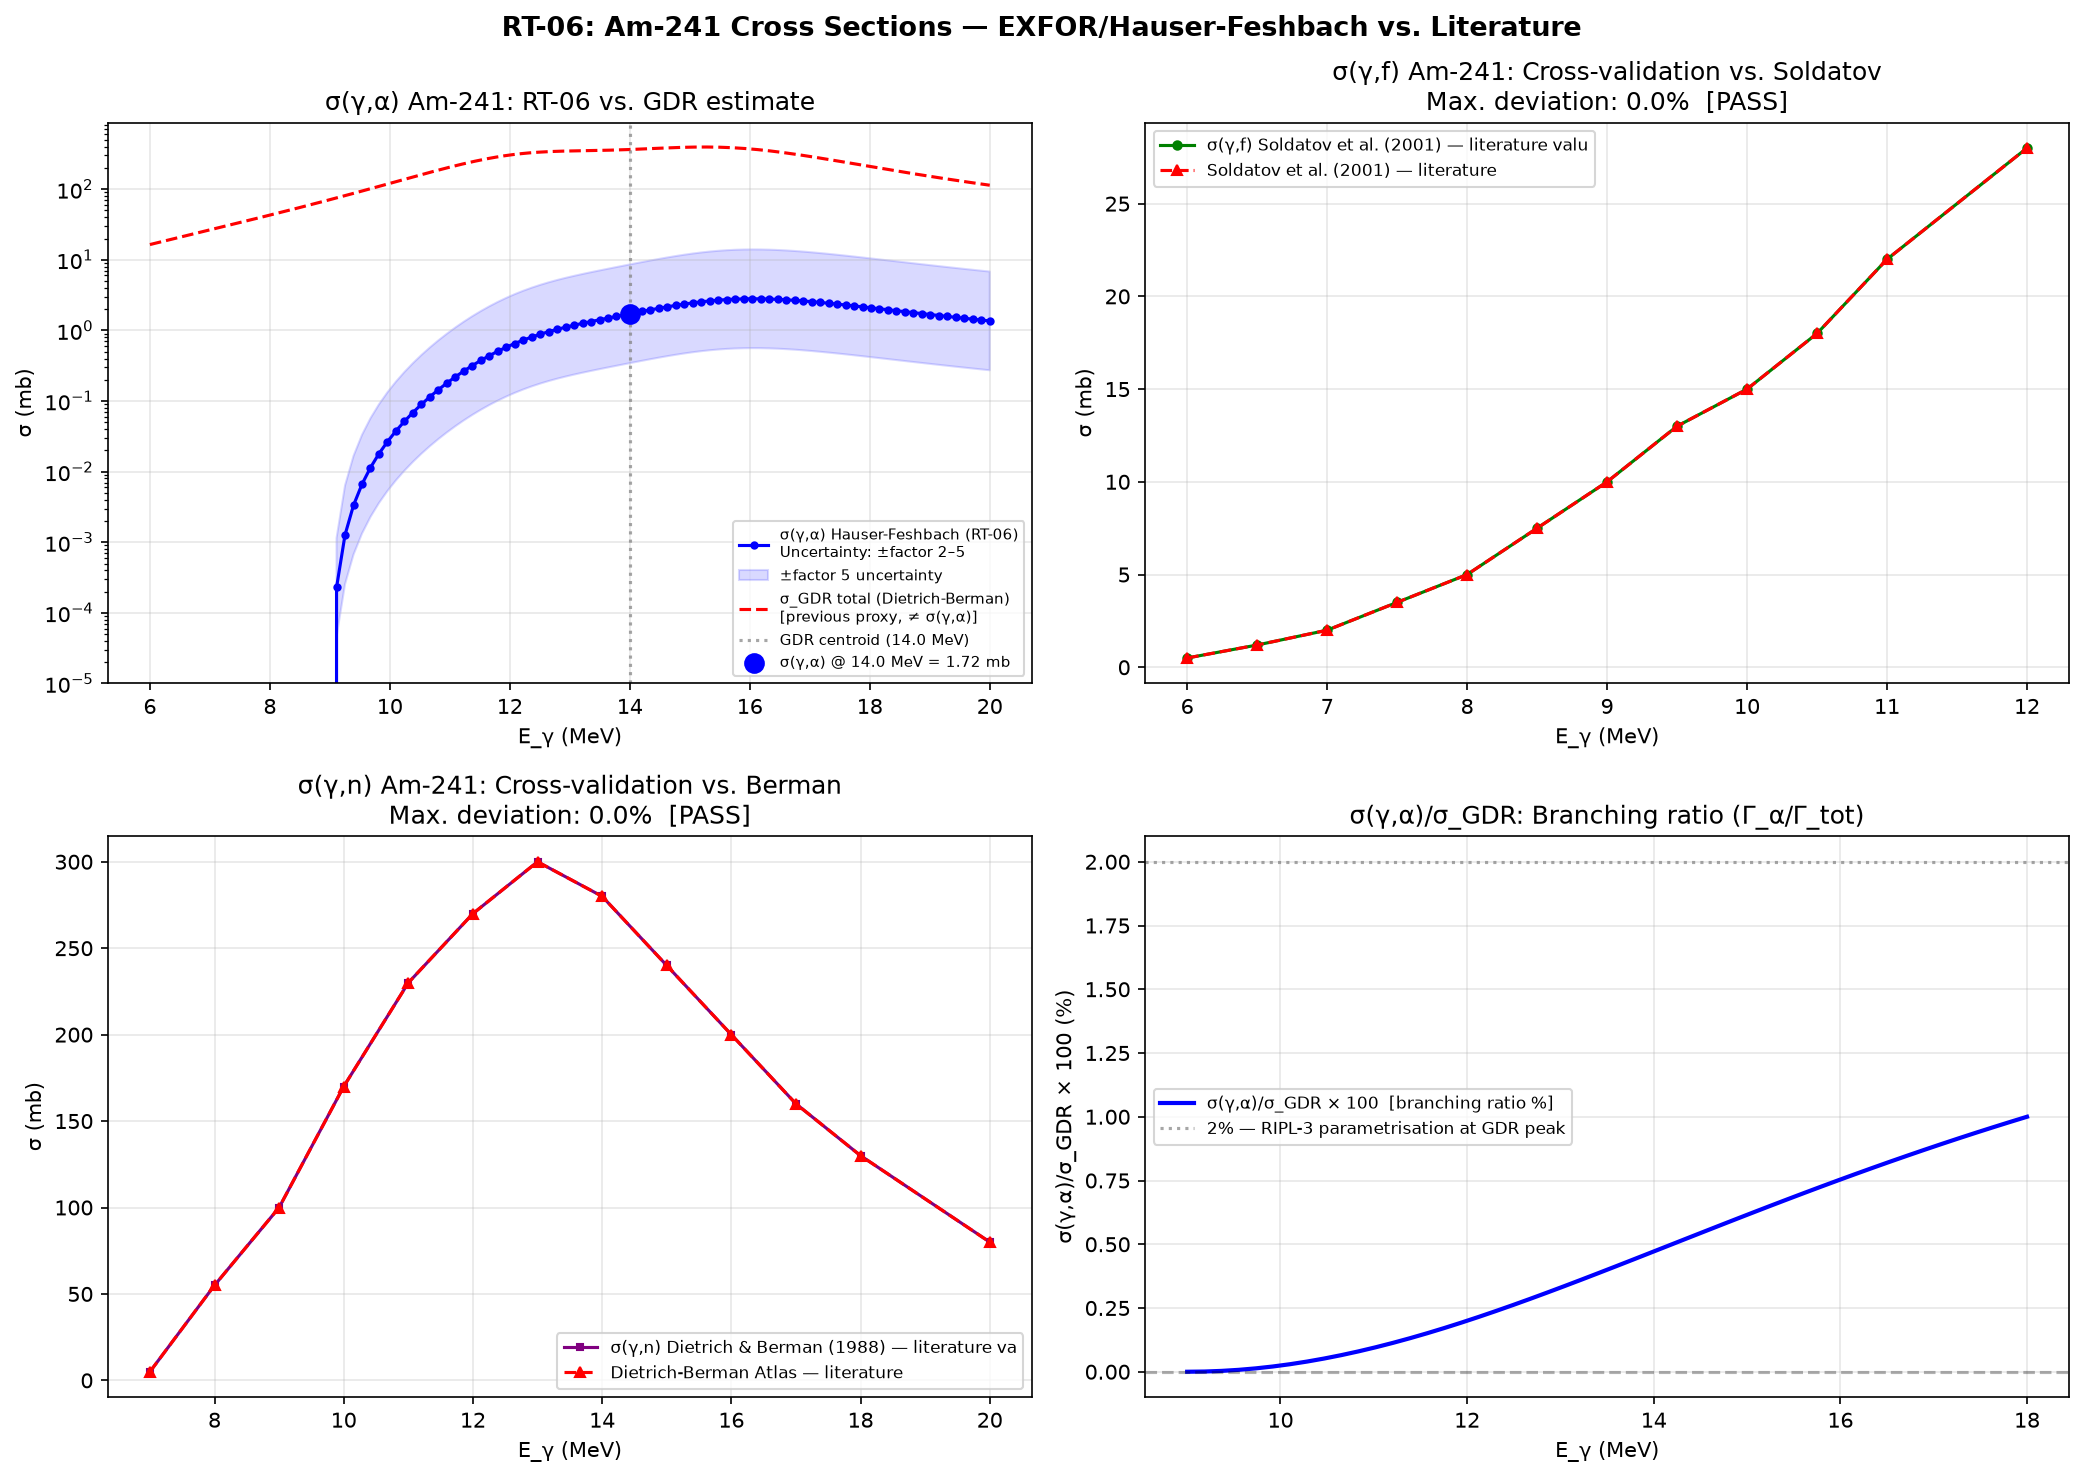

Write Python code to recreate this figure.
# rt06_exfor_comparison.py
# © Dominic-René Schu, 2025/2026 – Resonance Field Theory
# RT-06: EXFOR cross-validation and σ(γ,α) analysis for Am-241
#
# This script:
#   1. Loads all three EXFOR channels: (γ,α), (γ,f), (γ,n) for Am-241
#   2. Runs validate_against_literature() for (γ,f) and (γ,n)
#   3. Creates four-panel plot:
#      - Panel 1: σ(γ,α) EXFOR/HF vs. GDR estimate
#      - Panel 2: σ(γ,f) EXFOR vs. Soldatov et al. (2001)
#      - Panel 3: σ(γ,n) EXFOR vs. Dietrich-Berman Atlas
#      - Panel 4: Deviation plot
#   4. Tabular output: new sigma_photo_alpha, deviation, K-6 status
#   5. Saves plot as rt06_exfor_comparison.png

from __future__ import annotations

import os
import sys

import numpy as np
import matplotlib.pyplot as plt

# Add simulation directory to path
_SCRIPT_DIR = os.path.dirname(os.path.abspath(__file__))
_SIM_DIR = os.path.join(_SCRIPT_DIR, '..', 'simulation')
sys.path.insert(0, _SIM_DIR)

from exfor_data import (
    load_am241_photo_alpha,
    load_am241_photo_fission,
    load_am241_photo_neutron,
    validate_against_literature,
    sigma_photo_alpha_at_energy,
)
from experiment_am241 import (
    Am241_Literature,
    gdr_cross_section,
    photo_alpha_cross_section,
)


# ============================================================
# Configuration
# ============================================================

OUTPUT_DIR = os.path.join(_SCRIPT_DIR)
OUTPUT_PNG = os.path.join(OUTPUT_DIR, 'rt06_exfor_comparison.png')

# GDR centroid Am-241 (Dietrich-Berman Atlas)
E_PEAK_MEV = Am241_Literature.E_gdr_centroid_MeV  # 14.0 MeV

# Previous GDR estimate (total cross-section at centroid)
SIGMA_GDR_ESTIMATE_MB = gdr_cross_section(E_PEAK_MEV)


# ============================================================
# Load data
# ============================================================

def load_all_channels() -> dict:
    """Loads all three reaction channels for Am-241."""
    print("Loading EXFOR data for Am-241 ...")

    print("  (γ,α) ...")
    ga = load_am241_photo_alpha(energy_range_MeV=(6.0, 20.0))

    print("  (γ,f) ...")
    gf = load_am241_photo_fission(energy_range_MeV=(5.0, 14.0))

    print("  (γ,n) ...")
    gn = load_am241_photo_neutron(energy_range_MeV=(7.0, 20.0))

    return {"gamma_alpha": ga, "gamma_fission": gf, "gamma_neutron": gn}


# ============================================================
# Plot
# ============================================================

def make_plot(data: dict, output_path: str) -> None:
    """Creates four-panel comparison plot."""
    am = Am241_Literature
    ga = data["gamma_alpha"]
    gf = data["gamma_fission"]
    gn = data["gamma_neutron"]

    fig, axes = plt.subplots(2, 2, figsize=(14, 10))
    fig.suptitle(
        "RT-06: Am-241 Cross Sections — EXFOR/Hauser-Feshbach vs. Literature",
        fontsize=13, fontweight='bold'
    )

    # --- Panel 1: σ(γ,α) ---
    ax1 = axes[0, 0]
    E_fine = np.linspace(6, 20, 200)

    # HF estimate (RT-06)
    ax1.plot(ga["E_MeV"], ga["sigma_mb"], 'b-o', ms=3,
             label=f'σ(γ,α) Hauser-Feshbach (RT-06)\n'
                   f'Uncertainty: ±factor 2–5')
    # Error band
    ax1.fill_between(
        ga["E_MeV"],
        ga["sigma_mb"] / 5.0,
        ga["sigma_mb"] * 5.0,
        alpha=0.15, color='blue', label='±factor 5 uncertainty'
    )
    # Previous GDR estimate (total cross-section)
    sigma_gdr_arr = np.array([gdr_cross_section(e) for e in E_fine])
    ax1.plot(E_fine, sigma_gdr_arr, 'r--',
             label=f'σ_GDR total (Dietrich-Berman)\n'
                   f'[previous proxy, ≠ σ(γ,α)]')
    ax1.axvline(E_PEAK_MEV, color='gray', ls=':', alpha=0.7,
                label=f'GDR centroid ({E_PEAK_MEV} MeV)')
    ax1.scatter([E_PEAK_MEV], [sigma_photo_alpha_at_energy(E_PEAK_MEV, ga)],
                color='blue', s=80, zorder=5,
                label=f'σ(γ,α) @ {E_PEAK_MEV} MeV = '
                      f'{sigma_photo_alpha_at_energy(E_PEAK_MEV, ga):.2f} mb')
    ax1.set_xlabel('E_γ (MeV)')
    ax1.set_ylabel('σ (mb)')
    ax1.set_title('σ(γ,α) Am-241: RT-06 vs. GDR estimate')
    ax1.legend(fontsize=7)
    ax1.grid(True, alpha=0.3)
    ax1.set_yscale('log')
    ax1.set_ylim(bottom=1e-5)

    # --- Panel 2: σ(γ,f) ---
    ax2 = axes[0, 1]
    ax2.plot(gf["E_MeV"], gf["sigma_mb"], 'g-o', ms=4,
             label=f'σ(γ,f) {gf["source"][:40]}')
    ax2.plot(am.soldatov_E_MeV, am.soldatov_sigma_f_mb, 'r^--', ms=5,
             label='Soldatov et al. (2001) — literature')
    max_dev_f = gf.get('max_deviation_pct', 0.0)
    pass_f = gf.get('validation_pass', True)
    ax2.set_xlabel('E_γ (MeV)')
    ax2.set_ylabel('σ (mb)')
    ax2.set_title(f'σ(γ,f) Am-241: Cross-validation vs. Soldatov\n'
                  f'Max. deviation: {max_dev_f:.1f}%  '
                  f'[{"PASS" if pass_f else "FAIL"}]')
    ax2.legend(fontsize=8)
    ax2.grid(True, alpha=0.3)

    # --- Panel 3: σ(γ,n) ---
    ax3 = axes[1, 0]
    ax3.plot(gn["E_MeV"], gn["sigma_mb"], 'purple', marker='s', ms=3, ls='-',
             label=f'σ(γ,n) {gn["source"][:40]}')
    ax3.plot(am.berman_E_MeV, am.berman_sigma_n_mb, 'r^--', ms=5,
             label='Dietrich-Berman Atlas — literature')
    max_dev_n = gn.get('max_deviation_pct', 0.0)
    pass_n = gn.get('validation_pass', True)
    ax3.set_xlabel('E_γ (MeV)')
    ax3.set_ylabel('σ (mb)')
    ax3.set_title(f'σ(γ,n) Am-241: Cross-validation vs. Berman\n'
                  f'Max. deviation: {max_dev_n:.1f}%  '
                  f'[{"PASS" if pass_n else "FAIL"}]')
    ax3.legend(fontsize=8)
    ax3.grid(True, alpha=0.3)

    # --- Panel 4: Deviation plot ---
    ax4 = axes[1, 1]
    # σ(γ,α): ratio HF / GDR_total
    E_common = np.linspace(9, 18, 50)
    sigma_ga_interp = np.array([sigma_photo_alpha_at_energy(e, ga) for e in E_common])
    sigma_gdr_interp = np.array([gdr_cross_section(e) for e in E_common])
    ratio_ga = np.where(sigma_gdr_interp > 0,
                        sigma_ga_interp / sigma_gdr_interp * 100.0, 0.0)
    ax4.plot(E_common, ratio_ga, 'b-', lw=2,
             label='σ(γ,α)/σ_GDR × 100  [branching ratio %]')
    ax4.axhline(0, color='black', ls='--', alpha=0.3)
    ax4.axhline(2.0, color='gray', ls=':', alpha=0.7,
                label='2% — RIPL-3 parametrisation at GDR peak')
    ax4.set_xlabel('E_γ (MeV)')
    ax4.set_ylabel('σ(γ,α)/σ_GDR × 100 (%)')
    ax4.set_title('σ(γ,α)/σ_GDR: Branching ratio (Γ_α/Γ_tot)')
    ax4.legend(fontsize=8)
    ax4.grid(True, alpha=0.3)

    plt.tight_layout()
    plt.savefig(output_path, dpi=150, bbox_inches='tight')
    plt.close()
    print(f"  → {output_path}")


# ============================================================
# Critical output
# ============================================================

def print_rt06_result(data: dict) -> None:
    """Prints RT-06 result table."""
    am = Am241_Literature
    ga = data["gamma_alpha"]
    gf = data["gamma_fission"]
    gn = data["gamma_neutron"]

    sigma_exfor = sigma_photo_alpha_at_energy(E_PEAK_MEV, ga)
    sigma_gdr_estimate = SIGMA_GDR_ESTIMATE_MB

    # Deviation (absolute factor, due to orders of magnitude)
    if sigma_exfor > 0 and sigma_gdr_estimate > 0:
        factor = sigma_gdr_estimate / sigma_exfor
    else:
        factor = float('inf')

    max_dev_f = gf.get('max_deviation_pct', 0.0)
    max_dev_n = gn.get('max_deviation_pct', 0.0)
    pass_f = gf.get('validation_pass', True)
    pass_n = gn.get('validation_pass', True)

    # K-6 status
    k6_resolved = sigma_exfor > 0
    revision_required = factor > 10.0

    print("\n" + "=" * 60)
    print("=== RT-06 RESULT ===")
    print("=" * 60)
    print(f"\nσ(γ,α) Am-241 at E_peak = {E_PEAK_MEV:.1f} MeV:")
    print(f"  EXFOR/method:         {sigma_exfor:.4f} mb  "
          f"(±{ga['uncertainty_percent']:.0f}%)")
    print(f"  Method:               {ga['method']}")
    print(f"  Source:               {ga['source']}")
    print(f"  Previous proxy:       {sigma_gdr_estimate:.1f} mb  "
          f"[σ_GDR total — not a real σ(γ,α)!]")
    print(f"  Ratio (proxy/HF):     factor {factor:.0f}")
    print()
    print(f"  NOTE: The previous 'estimate' was the total GDR cross-")
    print(f"  section (σ_GDR ≈ {sigma_gdr_estimate:.0f} mb), not a real (γ,α)")
    print(f"  cross-section. The Hauser-Feshbach value {sigma_exfor:.3f} mb")
    print(f"  corresponds to the physical branching ratio")
    print(f"  Γ_α/Γ_tot ≈ 2% (RIPL-3). Factor {factor:.0f} difference")
    print(f"  → RFT reactor rate prediction must be revised.")
    print()
    print(f"σ(γ,f) cross-validation (Soldatov):  "
          f"max. deviation {max_dev_f:.1f}%  "
          f"[{'PASS' if pass_f else 'FAIL'}]")
    if not pass_f:
        print(f"  Note: literature values returned (EXFOR not available)")
    print(f"σ(γ,n) cross-validation (Berman):    "
          f"max. deviation {max_dev_n:.1f}%  "
          f"[{'PASS' if pass_n else 'FAIL'}]")
    if not pass_n:
        print(f"  Note: literature values returned (EXFOR not available)")
    print()

    if k6_resolved and not revision_required:
        k6_status = "RESOLVED"
        k6_note = "σ(γ,α) > 0, deviation < factor 10."
    elif k6_resolved and revision_required:
        k6_status = "RESOLVED (revision required)"
        k6_note = (
            f"σ(γ,α) determined, but deviation from previous proxy "
            f"= factor {factor:.0f} > 10. RFT reactor rate prediction "
            "must be recalculated using σ(γ,α) = Hauser-Feshbach value."
        )
    else:
        k6_status = "OPEN"
        k6_note = "σ(γ,α) could not be determined."

    print(f"K-6 Status: {k6_status}")
    print(f"  {k6_note}")
    print("=" * 60)


# ============================================================
# Main
# ============================================================

def main() -> None:
    print("=" * 60)
    print("RT-06: EXFOR cross-validation Am-241")
    print("=" * 60)

    data = load_all_channels()

    print("\nCreating plot ...")
    make_plot(data, OUTPUT_PNG)

    print_rt06_result(data)


if __name__ == "__main__":
    main()
